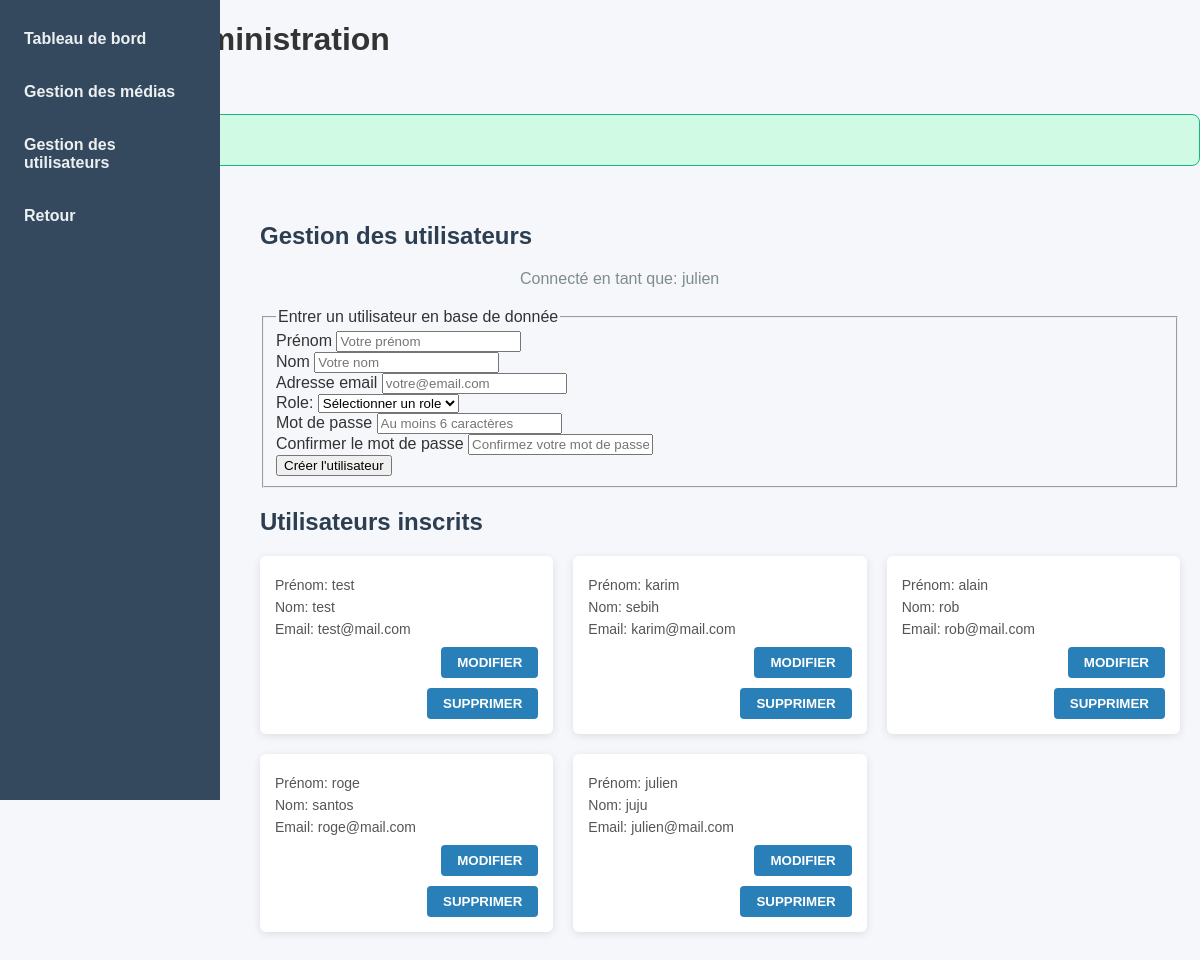
Screenshot of /public/dashboard/users (signed in) with the database file from the repository.
### tables this page shows
CREATE TABLE `users` (
  `id` int(11) NOT NULL,
  `name` varchar(50) NOT NULL,
  `lastname` varchar(50) NOT NULL,
  `email` varchar(100) NOT NULL,
  `password` varchar(255) NOT NULL,
  `role` enum('standard','admin') DEFAULT 'standard',
  `creation_date` datetime DEFAULT current_timestamp()
);

### controllers/dashboard_controller.php (called while the page is built, shortened)
<?php
function dashboard_users() {
    $edit_user = null;
    $users = get_all_users();
    $data = [
        'title' => 'Gestion des utilisateurs',
        'users' => $users,
        'edit_user' => $edit_user
    ];
    load_view_with_layout('dashboard/users', $data, 'admin_layout');
}

### core/router.php (called while the page is built, shortened)
<?php
function parse_request_url() {
    $url = $_GET['url'] ?? '';
    $url = rtrim($url, '/');
    $url = filter_var($url, FILTER_SANITIZE_URL);
    $url_parts = explode('/', $url);
    $controller = $url_parts[0] ?? 'home';
    $action = $url_parts[1] ?? 'index';
    $params = array_slice($url_parts, 2);
    return [
        'controller' => $controller,
        'action' => $action,
        'params' => $params
    ];
}
function dispatch() {
    $route = parse_request_url();
    $controller_name = $route['controller'];
    $action_name = $route['action'];
    $params = $route['params'];
    $action_function = $controller_name . '_' . $action_name;
    call_user_func_array($action_function, $params);
}

### public/index.php (called while the page is built, shortened)
<?php
require_once '../config/database.php';
require_once CORE_PATH . '/database.php';
require_once CORE_PATH . '/router.php';
require_once CORE_PATH . '/view.php';
require_once INCLUDE_PATH . '/helpers.php';
require_once MODEL_PATH . '/user_model.php';
dispatch();

### includes/helpers.php (called while the page is built, shortened)
<?php
function escape($string) {
    return htmlspecialchars($string, ENT_QUOTES, 'UTF-8');
}
function post($key, $default = null) {
    return $_POST[$key] ?? $default;
}

### core/database.php (called while the page is built, shortened)
<?php
function db_connect() {
    static $pdo = null;
    if ($pdo === null) {
        try {
            $dsn = "mysql:host=" . DB_HOST . ";dbname=" . DB_NAME . ";charset=" . DB_CHARSET;
            $options = [
                PDO::ATTR_ERRMODE => PDO::ERRMODE_EXCEPTION,
                PDO::ATTR_DEFAULT_FETCH_MODE => PDO::FETCH_ASSOC,
                PDO::ATTR_EMULATE_PREPARES => false,
            ];
            $pdo = new PDO($dsn, DB_USER, DB_PASS, $options);
        } catch (PDOException $e) {
            die("Erreur de connexion à la base de données : " . $e->getMessage());
        }
    }
    return $pdo;
}
function db_select($query, $params = []) {
    $pdo = db_connect();
    $stmt = $pdo->prepare($query);
    $stmt->execute($params);
    return $stmt->fetchAll();
}

### models/user_model.php (called while the page is built, shortened)
<?php
function get_all_users($limit = null, $offset = 0) {
    $query = "SELECT id, name, lastname, email, role, creation_date FROM users ORDER BY creation_date DESC";
    return db_select($query);
}

### views/dashboard/users.php (the view, shortened to what this page needs)
<h2>Gestion des utilisateurs</h2>
<h2>
    Connecté en tant que: <?= htmlspecialchars($_SESSION['user_name']); ?>
</h2>
<?php
    $is_edit = isset($edit_user);
    $form_action = $is_edit ? 'update_user' : 'create_user';
?>
<section>
    <form action="" method="post">
        <fieldset>
            <legend><?= $is_edit ? 'Modifier un utilisateur' : ' Entrer un utilisateur en base de donnée' ?></legend>
            <div class="form-group">
                <label for="name">Prénom </label>
                <input type="text" id="name" name="name" required
                       value="<?= escape($is_edit ? $edit_user['name'] : post('name', '')); ?>"
                       placeholder="Votre prénom">
            </div>
            <div class="form-group">
                <label for="lastname">Nom </label>
                <input type="text" id="lastname" name="lastname" required
                       value="<?= escape($is_edit ? $edit_user['lastname'] : post('lastname', '')); ?>"
                       placeholder="Votre nom">
            </div>
            <div class="form-group">
                <label for="email">Adresse email</label>
                <input type="email" id="email" name="email" required
                       value="<?= escape($is_edit ? $edit_user['email'] : post('email', '')); ?>"
                       placeholder="votre@email.com">
            </div>
            <div class="form-group">
                <label for="role">Role:</label>
                <select name="role" id="role" required>
                    <option value="">Sélectionner un role</option>
                </select>
            </div>
            <?php if (!$is_edit): ?>
            <div class="form-group">
                <label for="password">Mot de passe</label>
                <input type="password" id="password" name="password" required
                       placeholder="Au moins 6 caractères">
            </div>
            <div class="form-group">
                <label for="confirm_password">Confirmer le mot de passe</label>
                <input type="password" id="confirm_password" name="confirm_password" required
                       placeholder="Confirmez votre mot de passe">
            </div>
            <?php endif; ?>
            <input type="submit" name="<?= $form_action; ?>" value="<?= $is_edit ? 'Mettre à jour' : 'Créer l\'utilisateur' ?>">
        </fieldset>
    </form>
</section>
<section class="users-dashboard">
    <h2>Utilisateurs inscrits</h2>
    <div class="cards-container">
        <?php foreach($users as $user): ?>
            <div class="card">
                <div class="card-content">
                    <p>Prénom: <?= escape($user['name']); ?></p>
                    <p>Nom: <?= escape($user['lastname']); ?></p>
                    <p>Email: <?= escape($user['email']); ?></p>
                    <form action="" method="post">
                        <input type="submit" name="admin_update" value="MODIFIER">
                    </form>
                    <form action="" method="post">
                        <input type="submit" name="delete_user" value="SUPPRIMER">
                    </form>
                </div>
            </div>
        <?php endforeach; ?>
    </div>
</section>

### public/assets/css/admin.css (style rules this page uses)
:root { --primary-color: #3b82f6; --primary-hover: #2563eb; --secondary-color: #6b7280; --success-color: #10b981; --error-color: #ef4444; --warning-color: #f59e0b; --background-color: #f8fafc; --text-color: #1f2937; --border-color: #e5e7eb; --white: #ffffff; --shadow: 0 1px 3px 0 rgba(0, 0, 0, 0.1); --shadow-lg: 0 10px 15px -3px rgba(0, 0, 0, 0.1); }
body { font-family: Arial, sans-serif; background: #f5f7fa; margin: 0; color: #333; }
h2 { color: #2c3e50; margin-bottom: 20px; }
.cards-container { display: grid; grid-template-columns: repeat(auto-fill, minmax(250px, 1fr)); gap: 20px; }
.card { background: #fff; border-radius: 6px; box-shadow: 0 2px 8px rgba(0,0,0,0.1); padding: 15px; display: flex; flex-direction: column; justify-content: space-between; }
.card-content p { margin: 6px 0; font-size: 14px; color: #555; }
.card form { margin-top: 10px; text-align: right; }
.card input[type="submit"] { background: #2980b9; border: none; padding: 8px 16px; color: white; font-weight: 600; border-radius: 4px; cursor: pointer; transition: background 0.3s ease; }
h2 + h2 { margin-top: 0; font-size: 16px; font-weight: normal; color: #7f8c8d; margin-left: 240px; padding-left: 20px; }

### rows the page displays
users: name "test", lastname "test", email "test@mail.com"
users: name "karim", lastname "sebih", email "karim@mail.com"
users: name "alain", lastname "rob", email "rob@mail.com"
users: name "roge", lastname "santos", email "roge@mail.com"
users: name "julien", lastname "juju", email "julien@mail.com"

### other values shown
$_SESSION['user_name'] "julien"
